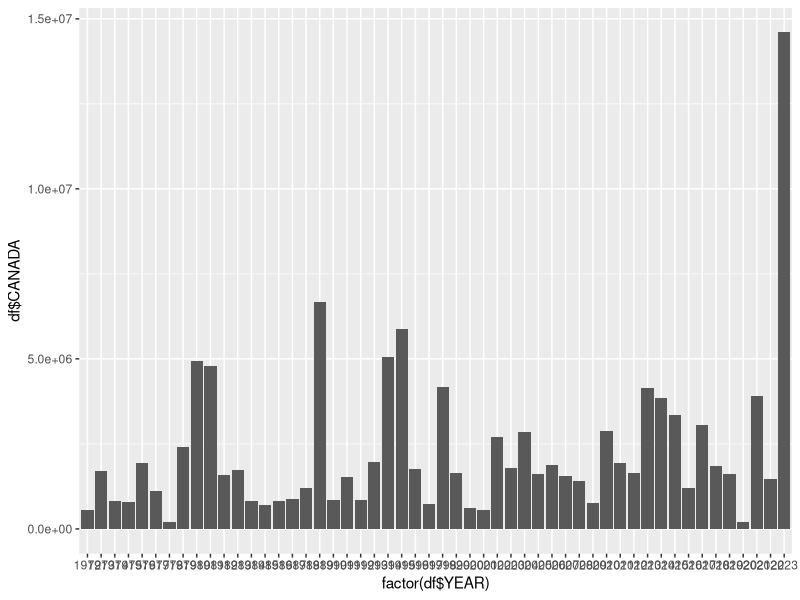

This figure's R source:
library(tidyverse)

df <- read.csv("fire-area/fire-totals-canada-by-year.csv")

ggplot() +
  geom_bar(aes(x = factor(df$YEAR), y = df$CANADA), stat = "identity")
